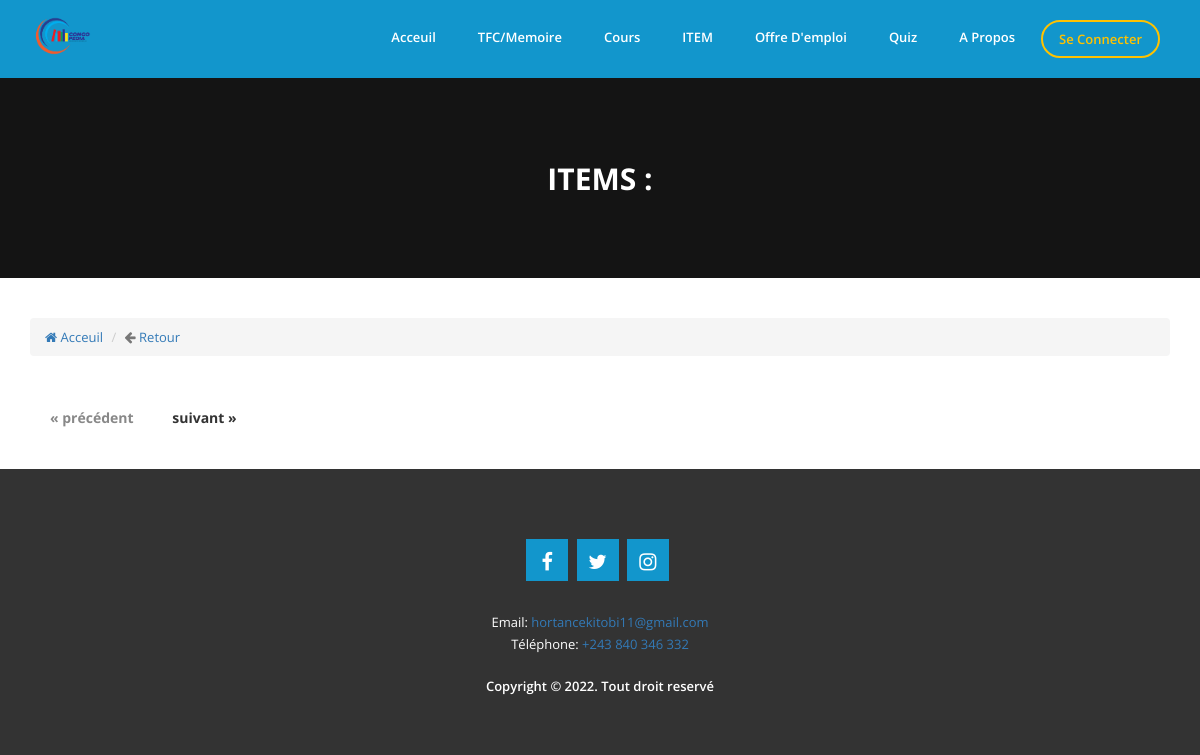
/item-by-option?slug=pedagorie-generale-20230108-135456, run on an earlier commit of the app's database.
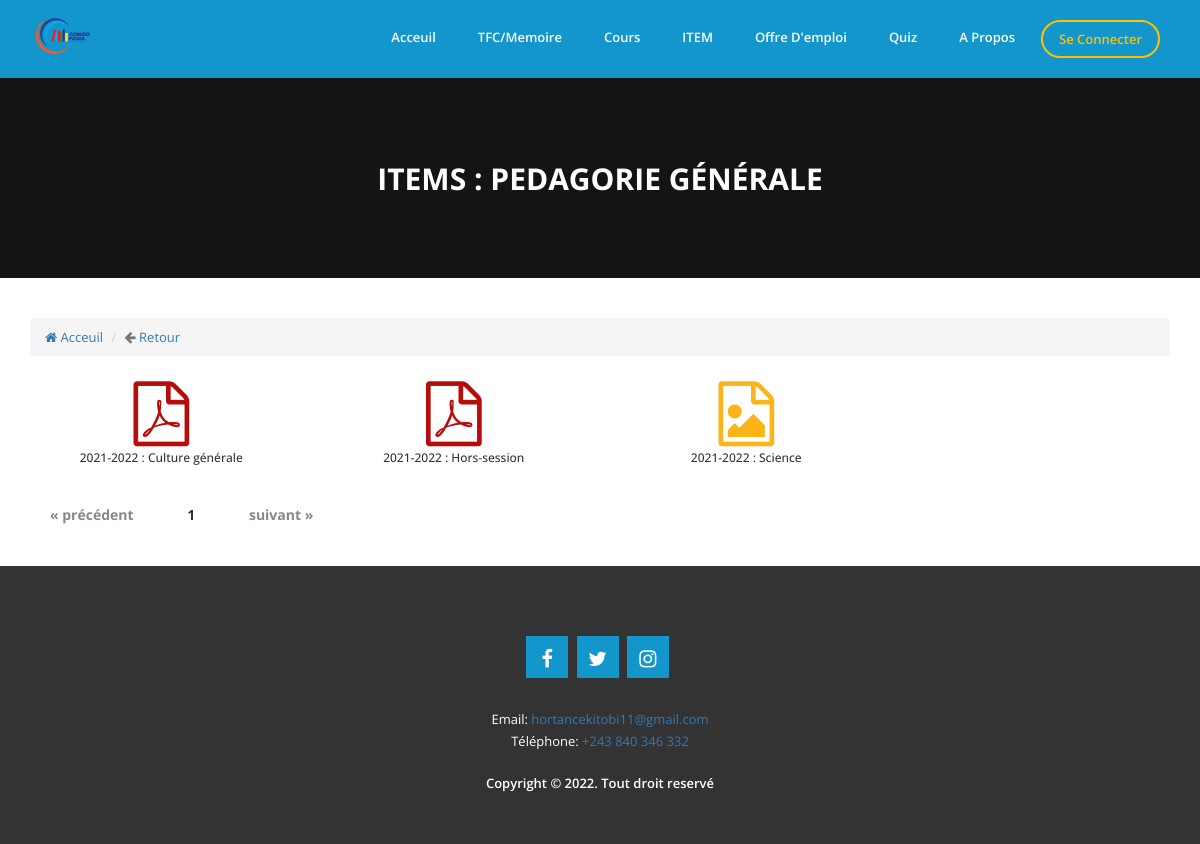
And on a later commit of the database.
### tables this page shows
CREATE TABLE `t_option` (
  `CodeOption` int(11) NOT NULL,
  `Designation` varchar(250) NOT NULL,
  `option_slug` text NOT NULL,
  `Created_on` timestamp NOT NULL DEFAULT current_timestamp() ON UPDATE current_timestamp()
);

CREATE TABLE `t_item` (
  `CodeItem` int(11) NOT NULL,
  `Fichier` text NOT NULL,
  `TypeFichier` varchar(50) NOT NULL,
  `CodeSession` int(11) NOT NULL,
  `Created_On` timestamp NOT NULL DEFAULT current_timestamp() ON UPDATE current_timestamp(),
  `CodeOption` int(11) NOT NULL,
  `CodeAnnee` int(11) NOT NULL,
  `CodeAdmin` int(11) DEFAULT NULL,
  `CodeCompte` int(11) DEFAULT NULL,
  `CodePropriete` int(11) NOT NULL,
  `Statut` int(11) NOT NULL,
  `Readed` int(11) NOT NULL,
  `Liked` int(11) NOT NULL
);

CREATE TABLE `t_annee_academique` (
  `CodeAnnee` int(11) NOT NULL,
  `Annee` varchar(10) NOT NULL
);

CREATE TABLE `t_session_exetat` (
  `CodeSession` int(11) NOT NULL,
  `Session` varchar(250) NOT NULL
);

### item-by-option.php (called while the page is built, shortened)
<?php
include("includes/sessionclient.php");
include("includes/head.php");
include("includes/header.php");
include("container/item-by-option.php");
include("includes/footer.php");
?>

### class/app.php (called while the page is built, shortened)
<?php
class App
{
    private $db_name, $db_user, $db_pass, $db_host, $pdo;
    public function __construct( $db_name = "congopedia", $db_user = "root", $db_pass = "", $db_host = 'localhost' )
    {
        $this->db_name = $db_name;
        $this->db_user = $db_user;
        $this->db_pass = $db_pass;
        $this->db_host = $db_host;
    }
    public function getPDO()
    {
        try {
            if ( $this->pdo === null ) {
                $pdo_ = new PDO( 'mysql:host=' . $this->db_host . '; port=3306; dbname=' . $this->db_name . ';charset=utf8', $this->db_user, $this->db_pass );
                $pdo_->setAttribute( PDO::ATTR_ERRMODE, PDO::ERRMODE_WARNING );
                $this->pdo = $pdo_;
            }
        } catch ( PDOException $ex ) {
            die( $ex->getMessage() );
        }
        return $this->pdo;
    }
    public function fetchPrepared( $statement )
    {
        $req = $this->getPDO()->prepare( $statement );
        $req->execute();
        return $req->fetchAll();
    }
    public function fetch( $statement )
    {
        $req = $this->getPDO()->query( $statement );
        $data = $req->fetch();
        return $data;
    }
}
$app=new App('congopedia');
?>

### container/item-by-option.php (the view, shortened to what the changed rows need)
<?php
$option = $_GET['slug'];
if (isset($_GET['page']) && !empty($_GET['page'])) {
    $currentPage = (int)strip_tags($_GET['page']);
} else {
    $currentPage = 1;
}
$sql1 = "SELECT COUNT(*) AS nbre FROM t_item LEFT JOIN t_option
         ON t_item.CodeOption=t_option.CodeOption WHERE option_slug='$option'";
$nbre = $app->fetch($sql1);
$nbArticles = $nbre['nbre'];
$parPage = 20;
$pages = ceil($nbArticles / $parPage);
$premier = ($currentPage * $parPage) - $parPage;
$sql = "SELECT * FROM t_item LEFT JOIN t_option
         ON t_item.CodeOption=t_option.CodeOption
         LEFT JOIN t_annee_academique
         ON t_item.CodeAnnee=t_annee_academique.CodeAnnee
         LEFT JOIN t_session_exetat
         ON t_item.CodeSession=t_session_exetat.CodeSession
         WHERE option_slug='$option'
         ORDER BY Annee AND t_session_exetat.Session DESC LIMIT $premier,$parPage";
$req = $app->fetchPrepared($sql);
$sql2 = "SELECT * FROM t_option WHERE option_slug='$option'";
$facul = $app->fetch($sql2);
?>
<div class="slide-single slide-single-page">
    <div class="text text-page">
        <div class="this-item">
            <h2>ITEMS : <?php echo $facul['Designation'] ?> </h2>
        </div>
    </div>
</div>
<div class="single-channel">
    <div class="container">
        <nav aria-label="breadcrumb">
            <ol class="breadcrumb">
            </ol>
        </nav>
        <div class="row">
            <div class="col-md-12 col-sm-12 col-xs-12">
                <div class="row">
                    <?php
                    foreach ($req as $row){
                        ?>
                        <div class="col-md-3 text-center">
                            <div class="card mb-3">
                                <div class="card-body">
                                    <div class="dropdown" style="padding: 5px;">
                                        <a href="detail_item?item=<?php echo $row['CodeItem']; ?>" class="avatar avatar-lg">
                                            <span class="">
                                                <i
                                                        <?php
                                                        if($row['TypeFichier']=='pdf'){
                                                            echo "class='fa fa-file-pdf-o fa-5x' style='color: #B70C0CFF'";
                                                        }elseif ($row['TypeFichier']=='docx'){
                                                            echo "class='fa fa-file-text fa-5x' style='color: #0861A1FF'";
                                                        }else{
                                                            echo "class='fa fa-file-image-o fa-5x' style='color: #FCB418FF'";
                                                        }
                                                        ?>
                                                        ></i>
                                            </span>
                                        </a>
                                    </div>
                                </div>
                            </div>
                            <h6><?php echo $row['Annee'] ?> : <?php echo $row['Session'] ?></h6>
                        </div>
                        <?php
                    }
                    ?>
                </div>
            </div>
        </div>
        <div class="row">
            <div class="col-md-12">
                <div class="pagination">
                    <?php for($page = 1; $page <= $pages; $page++): ?>
                        <a href="item-by-option?slug=<?= $option ?>&page=<?= $page ?>"><span class="<?= ($currentPage == $page) ? "current" : "" ?>"><?= $page ?></span></a>
                    <?php endfor ?>
                    <a href="item-by-option?slug=<?= $option ?>&page=<?= $currentPage + 1 ?>"><span class="<?= ($currentPage == $pages) ? "disabled" : "" ?>">suivant &#187;</span></a>
                </div>
            </div>
        </div>
    </div>
</div>

What changed in the data, as far as the page shows it:
added t_option: Designation "PEDAGORIE GÉNÉRALE"
added t_item: t_annee_academique.Annee "2021-2022", t_session_exetat.Session "Culture générale"
added t_item: t_annee_academique.Annee "2021-2022", t_session_exetat.Session "Hors-session"
added t_item: t_annee_academique.Annee "2021-2022", t_session_exetat.Session "Science"
Also different on the page:
new list line: "1"
